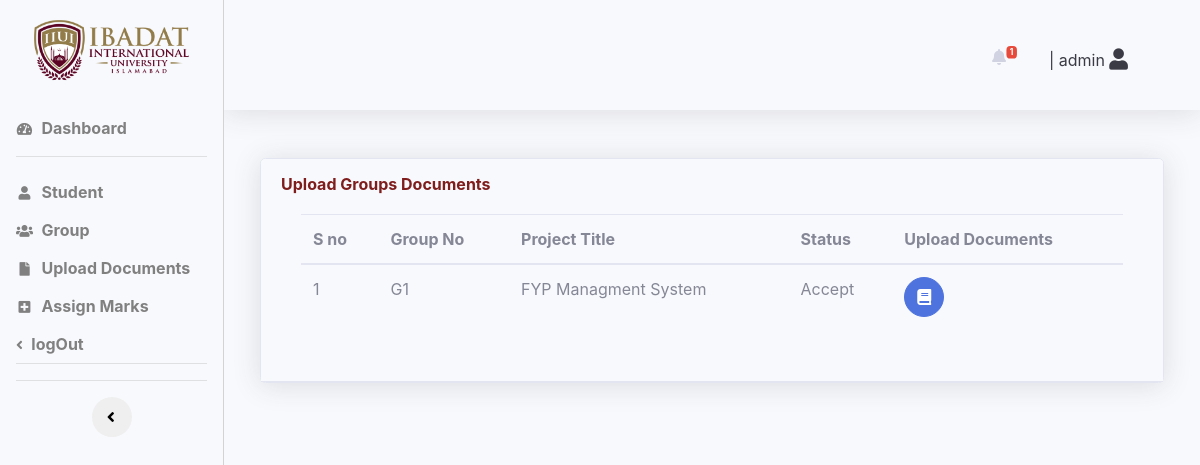
Page /supervisor/document.php (signed in) on the committed database.
### tables this page shows
CREATE TABLE `group_enrollment_tbl` (
  `group_enrollment_id` int(11) NOT NULL AUTO_INCREMENT,
  `faculty_id` int(11) DEFAULT NULL,
  `group_no` varchar(50) DEFAULT NULL,
  `project_title` varchar(50) DEFAULT NULL,
  `std_a` varchar(250) DEFAULT NULL,
  `std_b` varchar(250) DEFAULT NULL,
  `std_c` varchar(250) DEFAULT NULL,
  `status` char(3) DEFAULT '0',
  PRIMARY KEY (`group_enrollment_id`),
  KEY `supervisor_id` (`faculty_id`),
  KEY `std_id` (`std_a`),
  CONSTRAINT `group_enrollment_tbl_ibfk_1` FOREIGN KEY (`faculty_id`) REFERENCES `faculty_tbl` (`faculty_id`) ON DELETE CASCADE ON UPDATE CASCADE
);

### supervisor/document.php (the view, shortened to what this page needs)
<?php
include('include/header.php');
include('include/navbar.php');
$f_id =  $_SESSION['id'];
?>
<div class="container-fluid">
    <div class="col-xl-12">
        <div class="card shadow mb-4">
            <div class="card-header py-3">
                <h6 class="m-0 font-weight-bold" style="color: rgb(127, 29 ,29)">Upload Groups Documents</h6>
                <div class="card-body">
                    <div class="table-responsive">
                        <table class="table " id="dataTable" width="100%" cellspacing="0">
                            <thead>
                                <tr>
                                    <th>S no</th>
                                    <th>Group No</th>
                                    <th>Project Title</th>
                                    <th>Status</th>
                                    <th>Upload Documents</th>
                                </tr>
                            </thead>
                            <tbody>
                                <?php
                                $sno = 1;
                                $query = "SELECT * from group_enrollment_tbl where faculty_id='$f_id'";
                                $run = mysqli_query($conn, $query);
                                while ($group_data = mysqli_fetch_array($run)) {
                                ?>
                                <tr>
                                    <td><?php echo $sno++; ?></td>
                                    <td><?php echo $group_data['2'] ?></td>
                                    <td> <?php echo $group_data['3'] ?></td>
                                    <td> <?php $status = $group_data['7'];
                                                if ($status == 1) {
                                                    echo "Accept";
                                                }
                                                ?></td>
                                    <td>
                                        <a href="group_document.php?gp_id=<?php echo $group_data['0']  ?>"
                                            class="btn btn-primary btn-circle "><i class="fa fa-book"></i></a>
                                    </td>
                                </tr>
                    </div>
                    <?php
                                }
                ?>
                </div>
            </div>
        </div>
    </div>
</div>
</div>
</div>
<?php
include('include/footer.php');
?>

### rows in the picture
group_enrollment_tbl: group_no "G1", project_title "FYP Managment System", status "Accept"

### other values in the picture
$num "1"
$_SESSION['name'] "admin"
